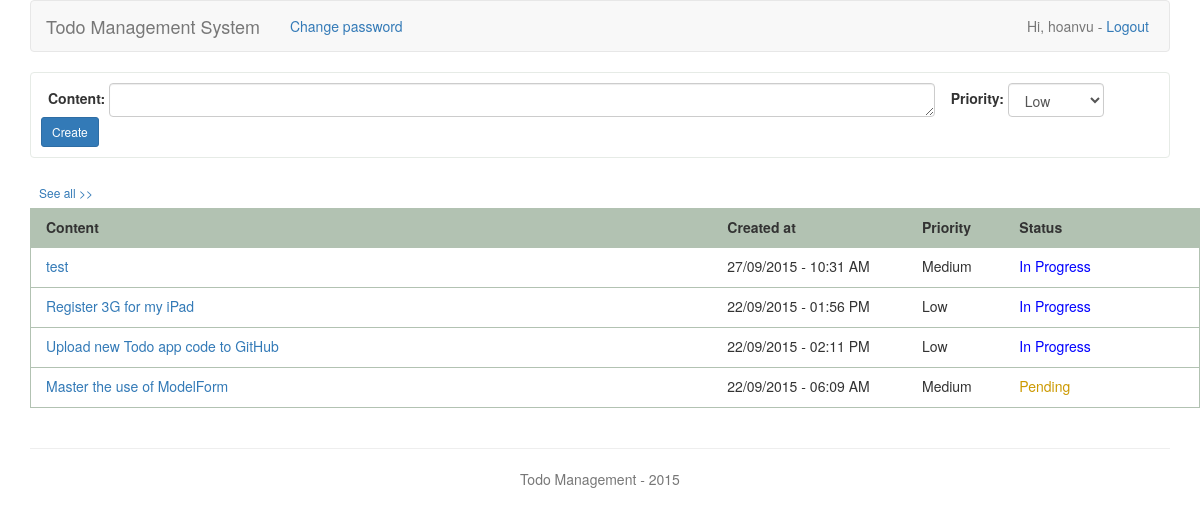
The page /todo/ (signed in) on the database its author committed.
### todo/models.py (models this page shows, shortened)
class Todo(models.Model):
    owner = models.ForeignKey(User)
    content = models.CharField(max_length=150, blank=False)
    created_date = models.DateTimeField('Created date', auto_now_add=True)
    moreinfo = models.CharField(max_length=400, blank=True)
    STATUS = (
        (0, 'In Progress'),
        (1, 'Pending'),
        (2, 'Done'),
        (3, 'Cancelled'),
    )
    status = models.IntegerField(choices=STATUS, default=0)
    PRIORITY = (
        (0, 'Low'),
        (1, 'Medium'),
        (2, 'High'),
    )
    priority = models.IntegerField(choices=PRIORITY, default=0)

### todo/views.py (the view)
@login_required(login_url='/accounts/login/')
def index(request):
    message = ''
    if request.user.is_authenticated():
        current_user = request.user
        todo_list = Todo.objects.filter(owner=current_user) \
            .order_by('status', '-priority', 'content')
        priorities = Todo._meta.get_field('priority').choices
        pdict = dict(priorities)
        stats = Todo._meta.get_field('status').choices
        sdict = dict(stats)
        new_todo_form = NewTodoForm()
        if not todo_list:
            message = 'You have no todo item.'
        return render(request, 'todo/todo_list.html', {
            'todo_list': todo_list,
            'message': message,
            'pdict': pdict,
            'sdict': sdict,
            'new_todo_form': new_todo_form,
        })

### todo/forms.py
class NewTodoForm(ModelForm):
    class Meta:
        model = Todo
        fields = ['content', 'priority']
        widgets = {
            'content': forms.Textarea(attrs={'rows': 1, 'cols': 105})
        }

### todo/templates/todo/todo_list.html (shortened to what this page needs)
{% extends 'todo/_base.html' %}
{% load widget_tweaks %}
{% block body %}
	<div id="createTodoDiv">
		<form class="form-inline" id="createTodoForm" action="{% url 'todo:create_todo' %}" method="post">
			<div class="form-group">
				{{ new_todo_form.content.label_tag }}
				{{ new_todo_form.content | attr:"class:form-control" }}
			</div> &nbsp;&nbsp;
			<div class="form-group">
				{{ new_todo_form.priority.label_tag }}
				{{ new_todo_form.priority | attr:"class:form-control" }}
			</div> &nbsp;&nbsp;
			<input type="submit" value="Create" class="btn btn-primary btn-sm">
		</form>
	</div>
	{% include 'todo/notdone.html' %}
{% endblock %}

### todo/templates/todo/_base.html (shortened to what this page needs)
<!DOCTYPE html>
{% load staticfiles %}
<link rel="stylesheet" href="{% static 'todo/css/bootstrap.min.css' %}">
<link rel="stylesheet" href="{% static 'todo/css/style.css' %}">
<div class="container">
	<nav class="navbar navbar-default">
		<div class="container-fluid">
			<a class="navbar-brand" href="{% url 'todo:index' %}">Todo Management System</a>
			{% if user.is_authenticated %}
				<p class="navbar-text navbar-left">
					<a href="{% url 'accounts:change_password' %}">Change password</a>
				</p>
				<p class="navbar-text navbar-right logout"> Hi, {{ user.username }} -
					<a href="{% url 'accounts:user_logout' %}">
						Logout
					</a>
				</p>
			{% else %}
				<p class="navbar-text navbar-right register">
					<a href="{% url 'accounts:user_register' %}"> Register an account </a>
				</p>
			{% endif %}
		</div>
	</nav>
	{% block body %}
	{% endblock %}
	<hr>
	<footer>
		<p class="text-muted text-center credit"> Todo Management - 2015 </p>
	</footer>
</div>

### todo/templates/todo/notdone.html (shortened to what this page needs)
<div id="content">
	{% if todo_list %}
		<input type="button" id="seeAll" value="See all >>" class="btn btn-link btn-sm">
	{% endif %}
	<form class="form">
		<div class="container">
			<div class="row top-buffer row-header">
				<div class="col-md-7">
					<p> <strong>Content</strong> </p>
				</div>
				<div class="col-md-2">
					<p> <strong>Created at</strong> </p>
				</div>
				<div class="col-md-1">
					<p> <strong>Priority</strong> </p>
				</div>
				<div class="col-md-2">
					<p> <strong>Status</strong> </p>
				</div>
			</div>
			{% for todo in todo_list %}
				<div class="row top-buffer c_{{todo.status}} o_{{todo.status}}">
					<div class="col-md-7">
						<div class="todoContent"> <a href="{% url 'todo:todo_details' todo.id %}">
							{{todo.content}}</a>
						</div>
					</div>
					<div class="col-md-2">
						{{ todo.created_date | date:'d/m/Y' }} -
						{{ todo.created_date | date:'h:i A' }}
					</div>
					<div class="col-md-1">
						{{ todo.get_priority_display }}
					</div>
					<div class="col-md-2 {{ todo.get_status_display }}">
						{{ todo.get_status_display }}
					</div>
				</div>
			{% endfor %}
		</div>
	</form>
	<br>
</div>

### todo/static/todo/css/style.css (style rules this page uses)
.logout, .register { padding-right: 20px; }
#createTodoForm { display: inline!important; padding-left: 7px; }
#createTodoDiv { border: 1px solid #E6EBE6; border-radius: 4px; padding: 10px; }
.In { color: blue; }
.Pending { color: #CC9900; }
#seeAll { padding-left: 8px; }
#content { padding-top: 20px; }
.top-buffer { height: 40px; padding-top: 8px; }
div.row.top-buffer { border: 1px solid #B2C2B2; }
.row.top-buffer + .row { border-top:0; }
.row.row-header { background-color: #B2C2B2; }

### rows shown on the page
Todo: content "test", created_date "27/09/2015", created_date "10:31 AM", priority "Medium", status "In Progress"
Todo: content "Register 3G for my iPad", created_date "22/09/2015", created_date "01:56 PM", priority "Low", status "In Progress"
Todo: content "Upload new Todo app code to GitHub", created_date "22/09/2015", created_date "02:11 PM", priority "Low", status "In Progress"
Todo: content "Master the use of ModelForm", created_date "22/09/2015", created_date "06:09 AM", priority "Medium", status "Pending"

### other values the page prints
{{ user.username }} "hoanvu"
{{ new_todo_form.content.label_tag }} "Content:"
{{ new_todo_form.priority.label_tag }} "Priority:"
